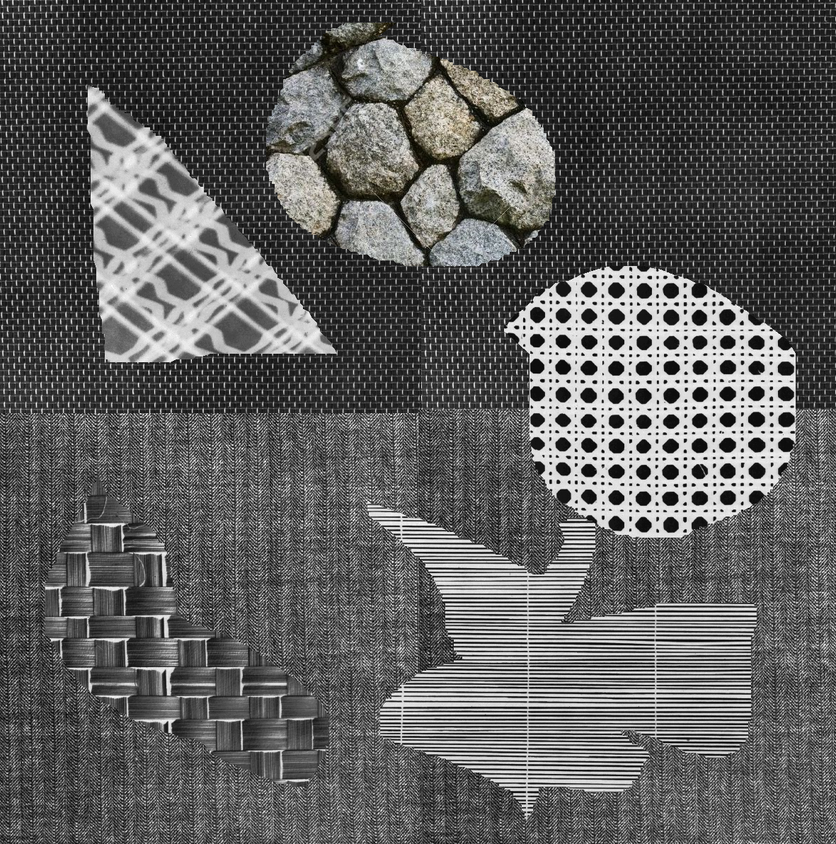
#> input picture Imagenes/Composicion.png, 836 x 844 px, shrunk from 1181 x 1193 before the run, found by its file name
$ python superpixeles.py
#> lines starting #> are read from the running program, lines starting #| are printed output that depends on the picture
# import the necessary packages
from skimage.segmentation import slic
from skimage.segmentation import mark_boundaries
from skimage.util import img_as_float
from skimage import io
import matplotlib.pyplot as plt
import argparse

# load the image and convert it to a floating point data type
image = img_as_float(io.imread("./imagenes/Composicion.png"))
# image = img_as_float(io.imread("./imagenes/imgCompuesta1.png"))
for numSegments in (100, 200, 300, 50):
	segments = slic(image, n_segments = numSegments, sigma = 5)
	# segments = slic(image, n_segments = numSegments, sigma = 5, channel_axis=None)
	fig = plt.figure("Superpixels -- %d segments" % (numSegments))
	ax = fig.add_subplot(1, 1, 1)
	ax.imshow(mark_boundaries(image, segments))
	plt.axis("off")
#> this loop made 4 passes
#> pass 1, `segments = slic(image, n_segments = numSegments, sigma = 5)`:
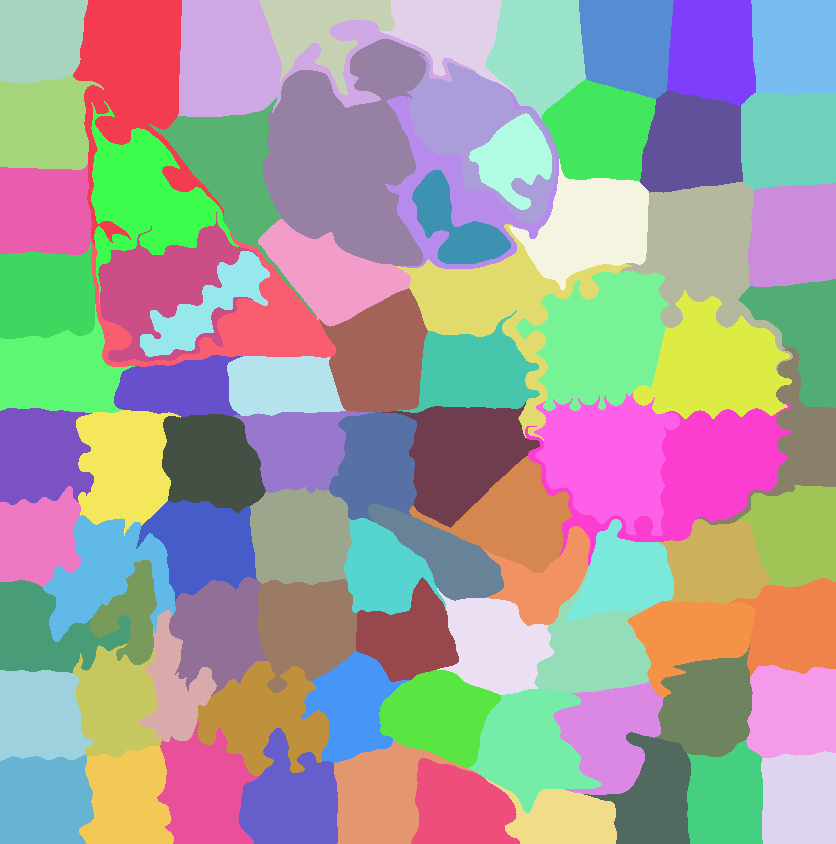
#> segments: shape (844, 836) int64; 87 distinct labels, from 1 to 87; one colour per label, 0 black
#> pass 2, `segments = slic(image, n_segments = numSegments, sigma = 5)`:
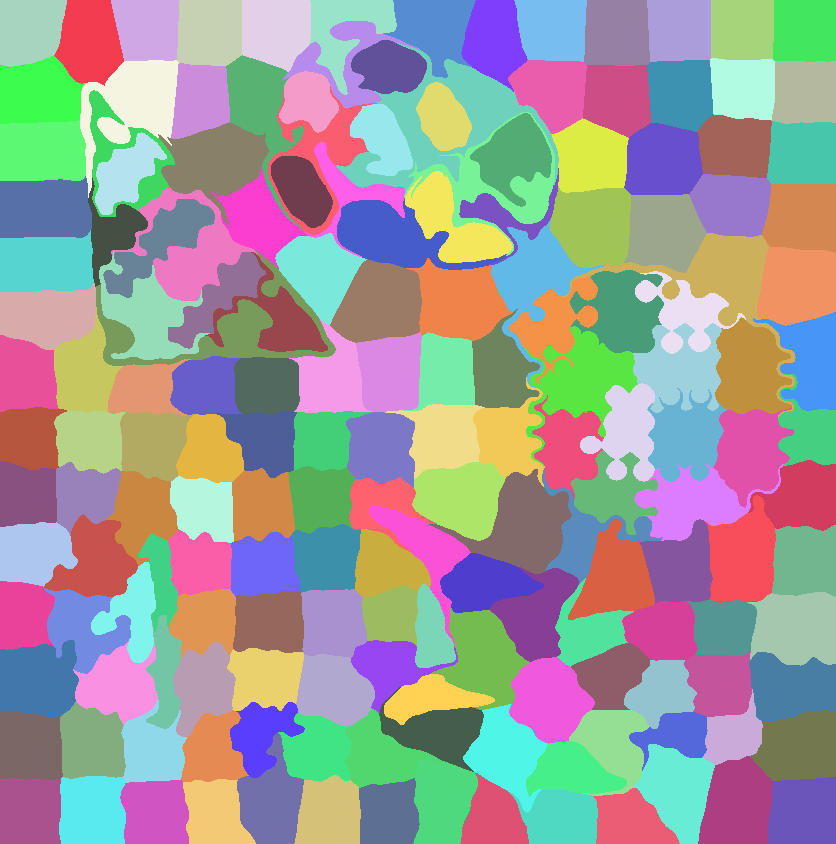
#> segments: shape (844, 836) int64; 176 distinct labels, from 1 to 176; one colour per label, 0 black
#> pass 3, `segments = slic(image, n_segments = numSegments, sigma = 5)`:
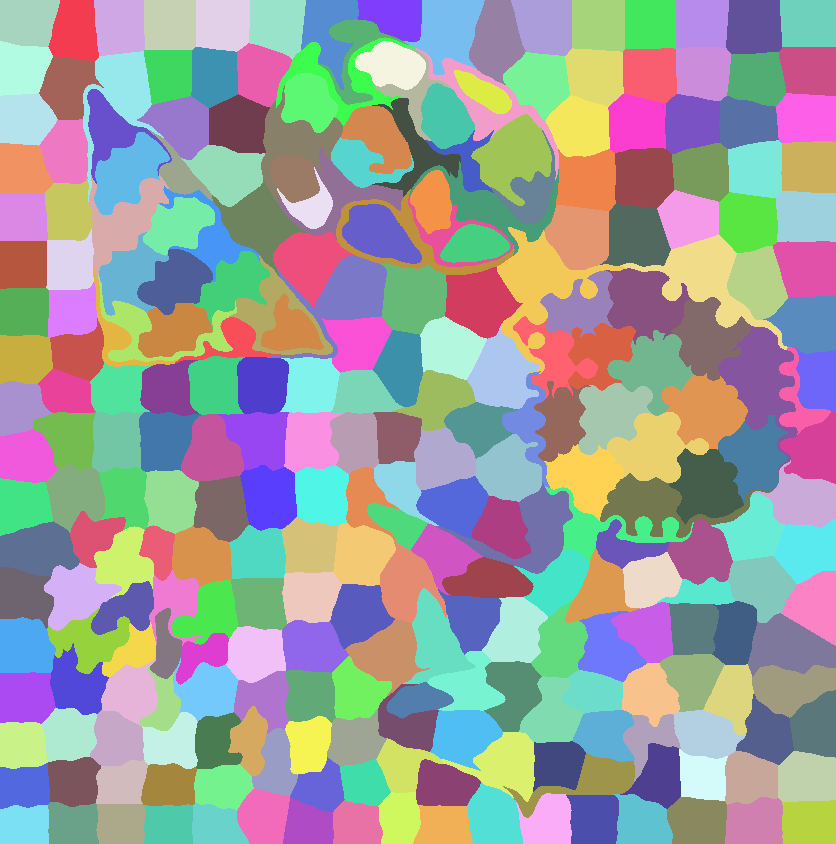
#> segments: shape (844, 836) int64; 277 distinct labels, from 1 to 277; one colour per label, 0 black


plt.show()
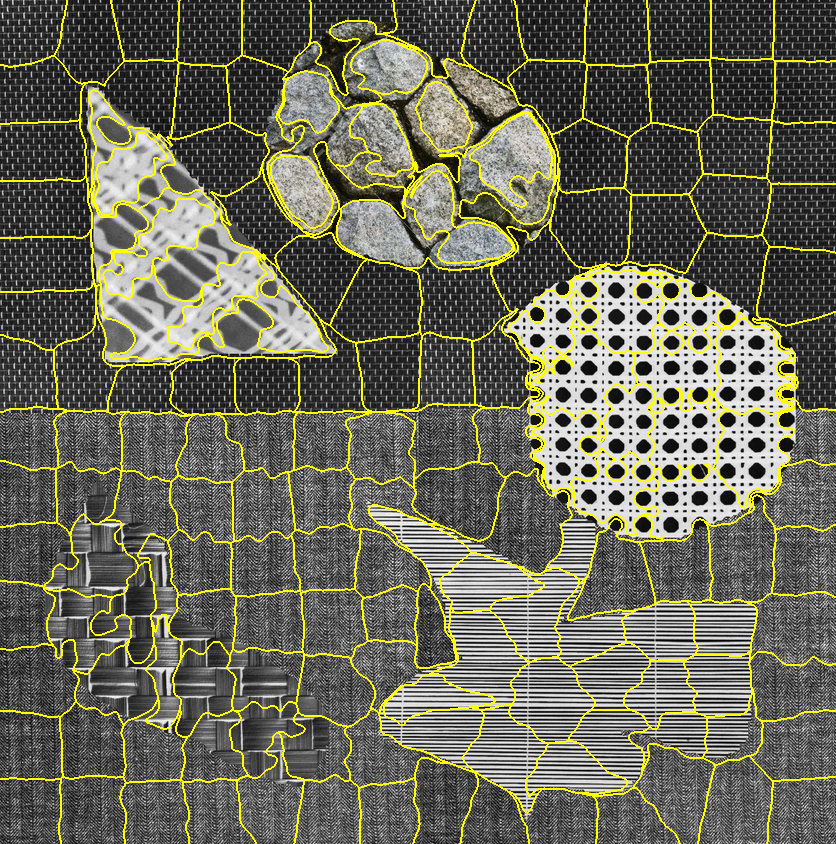
#> shown: shape (844, 836, 3) float64; mean R, G, B 0.413, 0.413, 0.338
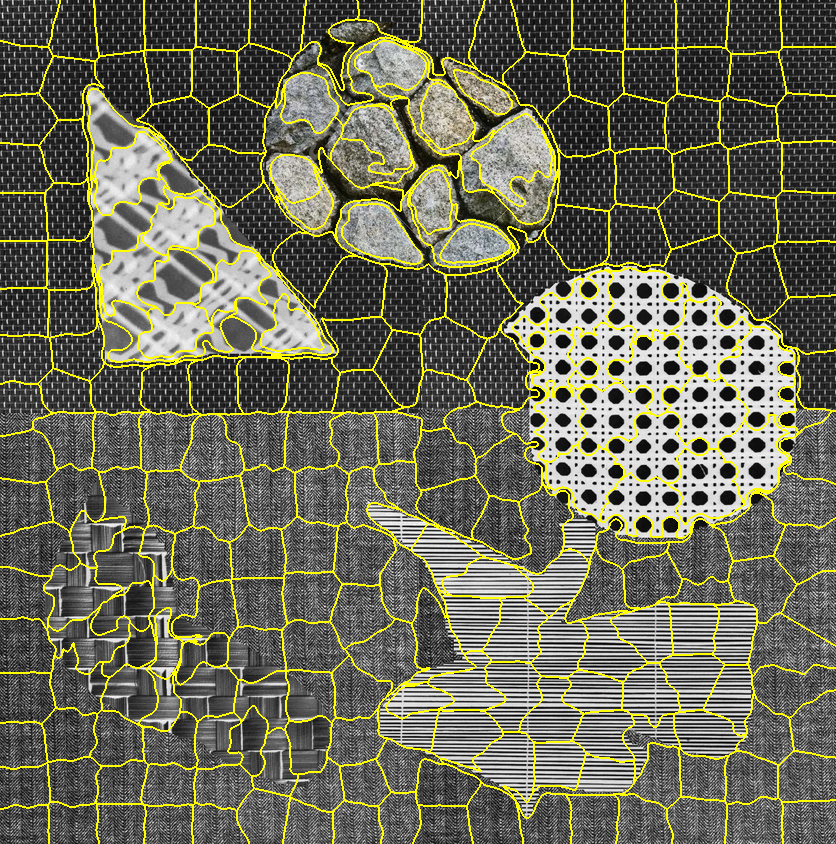
#> shown: shape (844, 836, 3) float64; mean R, G, B 0.421, 0.421, 0.334
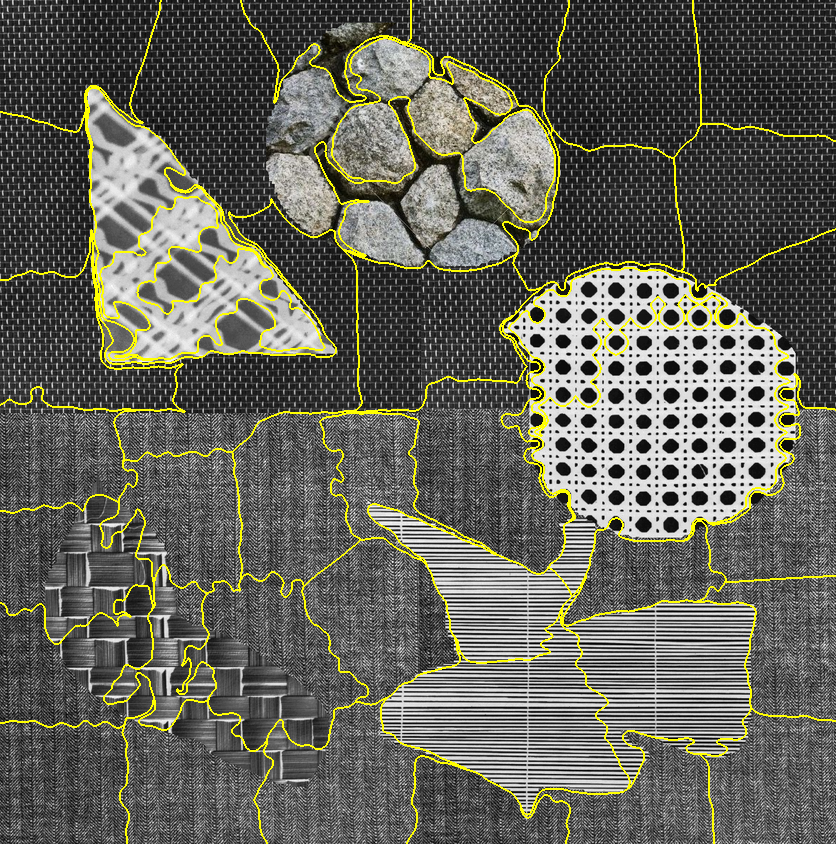
#> shown: shape (844, 836, 3) float64; mean R, G, B 0.396, 0.396, 0.352
